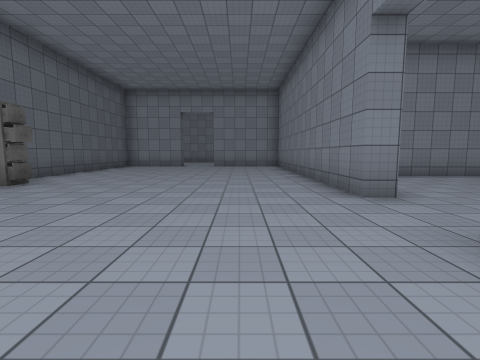
view 1 (above)

16 first-person views from a walk through a Unity game level. The camera is 1.3 m above the floor, tilts 6° down and sees 85° across. The floor is counted in squares, 2 m on a side. Each view is taken from the middle of a square. On the plan, view 1 faces up. The plan holds only what a view shows up to about 9 squares ahead; the rest is blank. The player is left out. Some animated figures are not drawn. Surface patterns are stand-ins for the level's own textures.

view 2
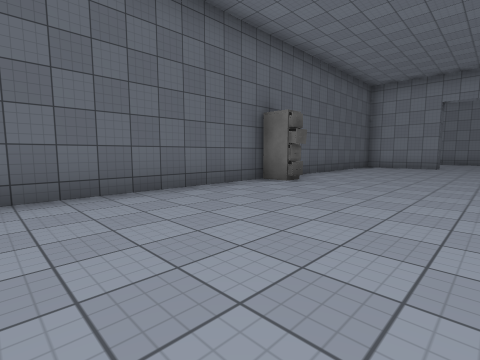

view 3
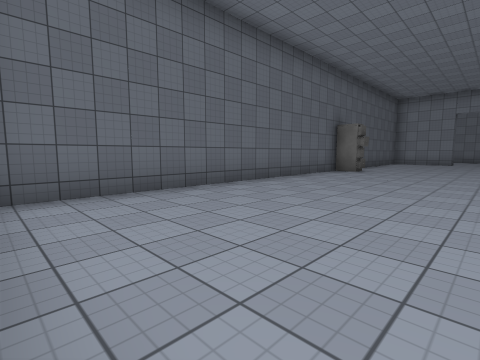

view 4
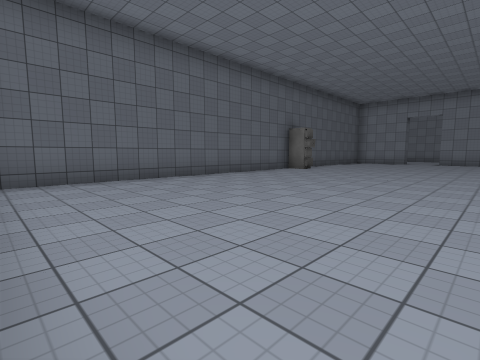

view 5
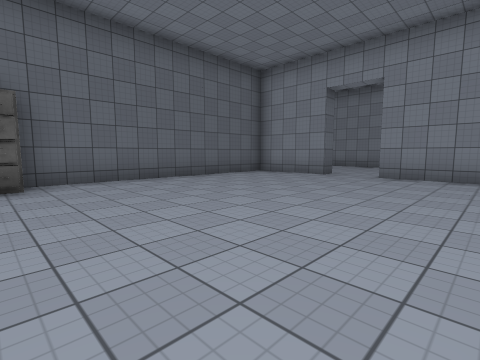

view 6
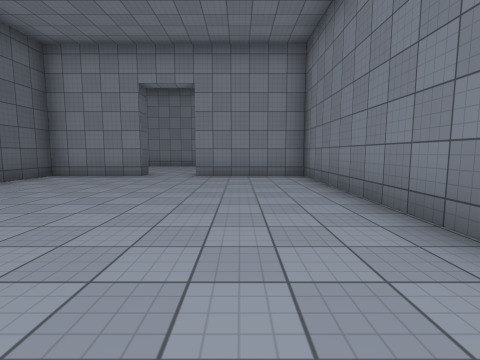

view 7
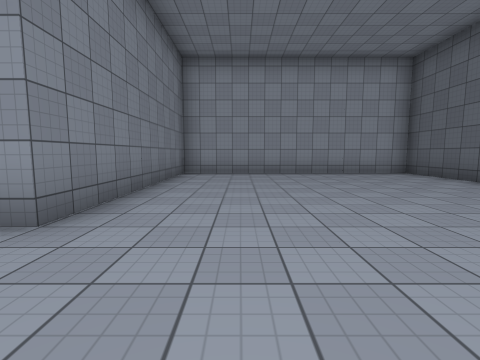

view 8
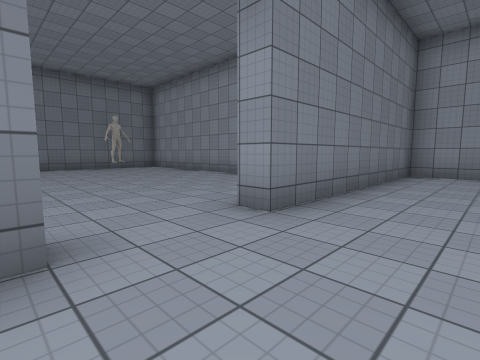

view 9
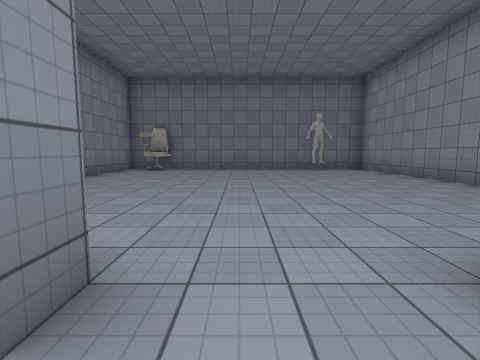

view 10
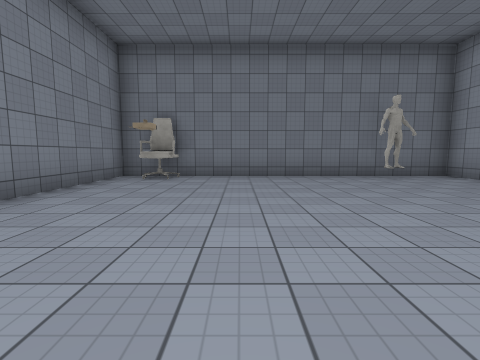

view 11
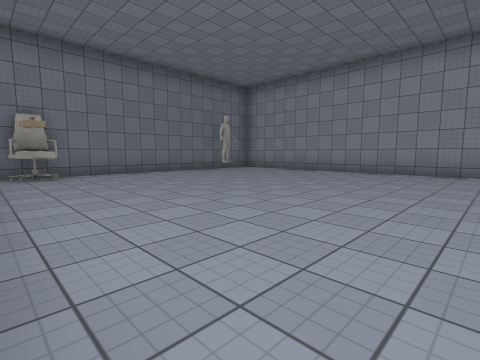

view 12
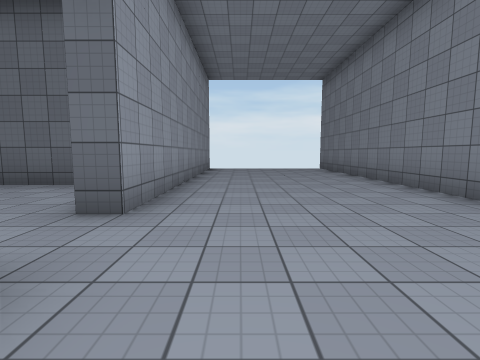

view 13
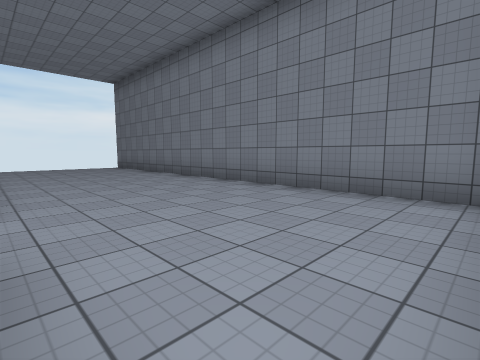

view 14
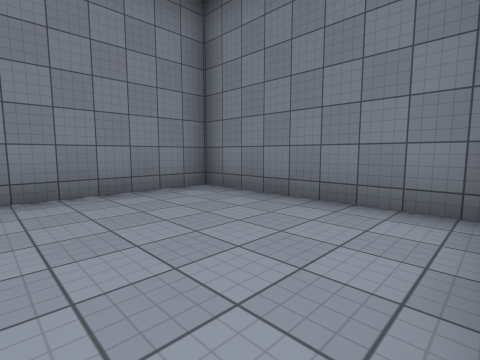

view 15
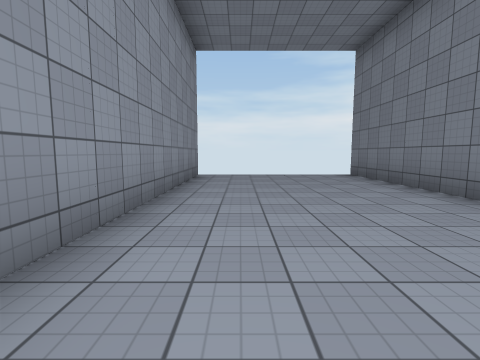

view 16
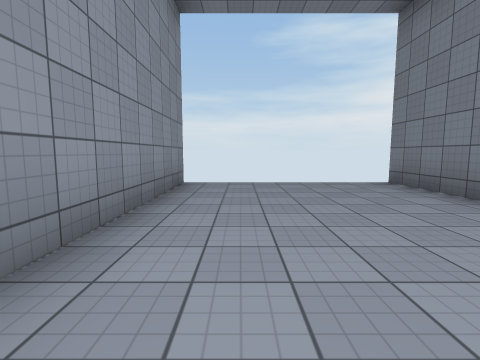

### Floor plan
Ten units are one square. View 1 is at (0, 0); x grows to the right and y downward. Boxes are objects, and circles mark ways between rooms. Rooms are numbered by the first view taken in them; rooms with no view inside come last. Other rooms are left out.
<svg viewBox="-115 -178 235 225">
<path fill="none" stroke="#000" d="M24 -38 18 -38 18 -123 -13 -123M-27 -128 -27 -123 -52 -123 -52 42 18 42 18 -18 24 -18M34 17 113 17 113 -73 44 -73M-108 -128 -27 -128M13 -131 13 -173 -108 -173"/>
<rect x="-55" y="-55" width="10" height="10" fill="#bbb"><title>cabinet</title></rect>
<rect x="105" y="-65" width="10" height="10" fill="#bbb"><title>chair</title></rect>
<circle cx="20" cy="-25" r="3" fill="#2a7"/>
<circle cx="-20" cy="-120" r="3" fill="#2a7"/>
<text x="-20" y="-40">1</text>
<text x="70" y="-30">2</text>
<text x="-50" y="-150">3</text>
</svg>
Room 1 opens to room 2. Room 1 opens to room 3.

Where each view was taken, in squares from view 1:
view 1: 0 up, 0 right, facing up
view 2: 0 up, 1 left, facing up-left
view 3: 4 down, 1 left, facing up-left
view 4: 4 down, 1 right, facing up-left
view 5: 5 up, 1 right, facing up-left
view 6: 5 up, 0 right, facing up
view 7: 4 up, 0 right, facing down
view 8: 4 up, 0 right, facing down-right
view 9: 3 up, 1 right, facing right
view 10: 4 up, 4 right, facing right
view 11: 7 up, 3 right, facing down-right
view 12: 14 up, 0 right, facing left
view 13: 13 up, 1 right, facing up-left
view 14: 13 up, 2 left, facing up-right
view 15: 14 up, 3 left, facing left
view 16: 14 up, 5 left, facing left
